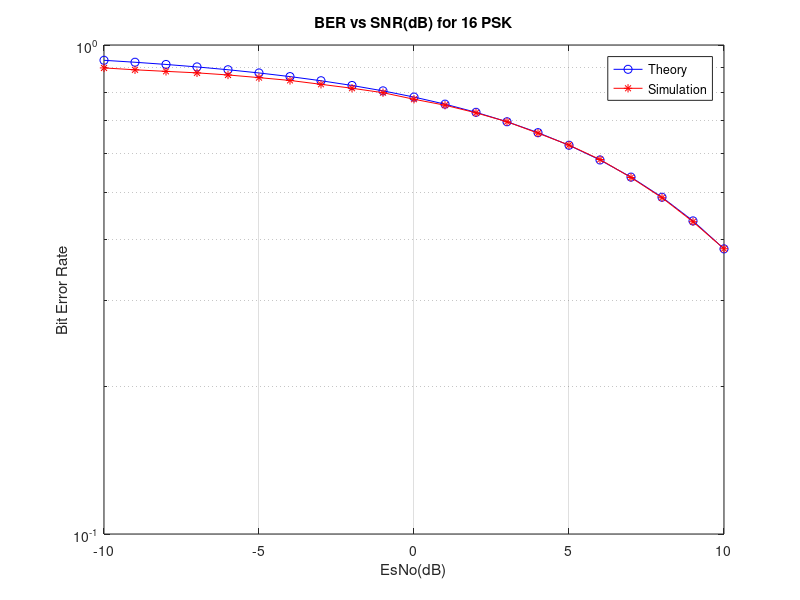

The MATLAB script that drew this image:
%16-PSK modulation
clc;
clear all;
close all;
N=10^5;
M=16
thetaMpsk=[0:M-1]*2*pi/M;
EsNodB=-10:1:10;
L=length(EsNodB);
iphat=zeros(1,N);
for k=1:L
    ipPhase=randsrc(1,N,thetaMpsk);
    s=exp(j*ipPhase);

    n=1/sqrt(2)*[randn(1,N)+j*randn(1,N)];
    y=s+10^(-EsNodB(k)/20)*n;

    opPhase=angle(y);
    opPhase(find(opPhase<0))=opPhase(find(opPhase<0))+2*pi;
    ipPhaseHat=2*pi/M*round(opPhase/(2*pi/M));
    ipPhaseHat(find(ipPhaseHat==2*pi))=0;
    nErr(k)=size(find([ipPhase-ipPhaseHat]),2);
end

simBer=nErr/N;
theoryBer=erfc(sqrt(10.^(EsNodB/10))*sin(pi/M));

semilogy(EsNodB,theoryBer,'b-o');
hold on;
semilogy(EsNodB,simBer,'r-*');
grid on
xlabel('EsNo(dB)');
ylabel('Bit Error Rate');
legend('Theory','Simulation');
title('BER vs SNR(dB) for 16 PSK');
